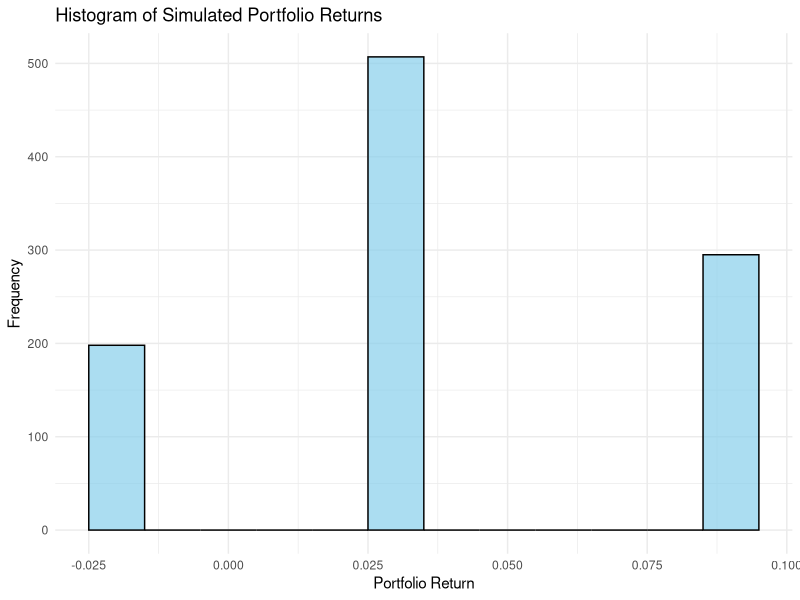

Write R code to recreate this figure.
## ---- chunk 1
# Set seed for reproducibility
set.seed(123)

# Number of simulations
n_simulations <- 1000

# Economic states and probabilities
economic_states <- c("High", "Medium", "Low")
state_probabilities <- c(0.30, 0.50, 0.20)

# Asset returns for each state
returns <- data.frame(
  Asset1 = c(0.08, 0.04, -0.02),
  Asset2 = c(0.12, 0.03, -0.05),
  Asset3 = c(0.05, 0.02, 0.01)
)

# Portfolio weights
weights <- c(0.50, 0.30, 0.20)

# Simulate 1000 economic states using sample function
simulated_states <- sample(economic_states, n_simulations, replace = TRUE, prob = state_probabilities)

# Generate data for all simulations using lapply
simulated_data <- lapply(simulated_states, function(state) {
  state_index <- which(economic_states == state)
  asset_returns <- returns[state_index,]
  portfolio_return <- sum(asset_returns * weights)
  
  # Return as a data frame
  data.frame(State = state, 
             Asset1_Return = as.numeric(asset_returns[1]), 
             Asset2_Return = as.numeric(asset_returns[2]), 
             Asset3_Return = as.numeric(asset_returns[3]), 
             Portfolio_Return = portfolio_return, 
             stringsAsFactors = FALSE)
})

# Convert list of data frames to a single data frame
simulated_df <- do.call(rbind, simulated_data)

# View the first few rows
head(simulated_df)

## ---- chunk 2
# Let us compute the mean return for each Asset and the portfolio as a whole
A1_mean_return <- mean(simulated_df$Asset1_Return)
A2_mean_return <- mean(simulated_df$Asset2_Return)
A3_mean_return <- mean(simulated_df$Asset3_Return)
Portfolio_mean_return <- mean(simulated_df$Portfolio_Return)

#Now let us print this
cat(sprintf("The mean return of Asset1 is %.2f%%\n", A1_mean_return * 100))
cat(sprintf("The mean return of Asset2 is %.2f%%\n", A2_mean_return * 100))
cat(sprintf("The mean return of Asset3 is %.2f%%\n", A3_mean_return * 100))
cat(sprintf("The mean return of the portfolio is %.2f%%\n", Portfolio_mean_return * 100))

#Let's calculate the Asset and portfolio standard deviation now
A1_st_dev <- sd(simulated_df$Asset1_Return)
A2_st_dev <- sd(simulated_df$Asset2_Return)
A3_st_dev <- sd(simulated_df$Asset3_Return)
Portfolio_st_dev <- sd(simulated_df$Portfolio_Return)

#And print this as well,but print some separator in between
cat(rep("*", 39), "\n")
cat(sprintf("Standard deviation of Asset1 returns is %.2f%%\n", A1_st_dev * 100))
cat(sprintf("Standard deviation of Asset2 returns is %.2f%%\n", A2_st_dev * 100))
cat(sprintf("Standard deviation of Asset3 returns is %.2f%%\n", A3_st_dev * 100))
cat(sprintf("Standard deviation of the portfolio returns is %.2f%%\n", Portfolio_st_dev * 100))

## ---- chunk 3
A1_expected_return <- sum(returns$Asset1 * state_probabilities)
A2_expected_return <- sum(returns$Asset2 * state_probabilities)
A3_expected_return <- sum(returns$Asset3 * state_probabilities)
Portfolio_expected_return <- A1_expected_return*weights[1]+A2_expected_return*weights[2]+A3_expected_return*weights[3]
#Let us print this as well
cat(sprintf("The expected return of the portfolio is %.2f%%\n", Portfolio_expected_return * 100))
## ---- chunk 4
var_A1 <- sum((returns$Asset1 - A1_expected_return)^2 * state_probabilities)
var_A2 <- sum((returns$Asset2 - A2_expected_return)^2 * state_probabilities)
var_A3 <- sum((returns$Asset3 - A3_expected_return)^2 * state_probabilities)

# Calculate covariance between assets
cov_A1_A2 <- sum((returns$Asset1 - A1_expected_return) * (returns$Asset2 - A2_expected_return) * state_probabilities)
cov_A1_A3 <- sum((returns$Asset1 - A1_expected_return) * (returns$Asset3 - A3_expected_return) * state_probabilities)
cov_A2_A3 <- sum((returns$Asset2 - A2_expected_return) * (returns$Asset3 - A3_expected_return) * state_probabilities)

# Portfolio variance formula
expected_portfolio_variance <- (weights[1]^2 * var_A1) + (weights[2]^2 * var_A2) + (weights[3]^2 * var_A3) +
  2 * (weights[1] * weights[2] * cov_A1_A2 + weights[1] * weights[3] * cov_A1_A3 + weights[2] * weights[3] * cov_A2_A3)
expected_portfolio_st_dev <- sqrt(expected_portfolio_variance)

cat(sprintf("The expected portfolio returns standard deviation is %.2f%%\n", expected_portfolio_st_dev * 100))
## ---- chunk 5
#We can also confirm this by comparing the theoretical probability of each state, and the relative frequency with which they appear in simulated_states

# Calculate the observed frequency of each state
simulated_states_freq <- table(simulated_states) / length(simulated_states)

# Convert the frequency table into a data frame and ensure it aligns with economic_states
observed_freq <- as.vector(simulated_states_freq[match(economic_states, names(simulated_states_freq))])

# Create the data frame with the correct columns
States_check <- data.frame(
  State = economic_states,
  Theoretical_probability = state_probabilities,
  Observed_frequency = observed_freq
)

# View the first few rows
head(States_check)
## ---- chunk 6
library(ggplot2)

# Create the histogram of simulated portfolio returns
ggplot(simulated_df, aes(x = Portfolio_Return)) +
  geom_histogram(binwidth = 0.01, fill = "skyblue", color = "black", alpha = 0.7) +
  labs(
    title = "Histogram of Simulated Portfolio Returns",
    x = "Portfolio Return",
    y = "Frequency"
  ) +
  theme_minimal()
## ---- chunk 7

set.seed(150)

# Number of simulations
n_simulations <- 1000

# Economic states and probabilities
economic_states <- c("High", "Medium", "Low")
state_probabilities <- c(0.30, 0.50, 0.20)

# Asset returns for each state
returns <- data.frame(
  Asset1 = c(0.08, 0.04, -0.02),
  Asset2 = c(0.12, 0.03, -0.05),
  Asset3 = c(0.05, 0.02, 0.01),
  Asset4 = c(0.15, 0.10, -0.10), #ETF following the Nasdaq index for example
  Asset5 = c(-0.04, 0.04, 0.08)  #ETF following some emerging market with difference business cycles
)

# Portfolio weights
weights <- c(0.20, 0.20, 0.20, 0.25, 0.15)

# Simulate 1000 economic states using sample function
simulated_states <- sample(economic_states, n_simulations, replace = TRUE, prob = state_probabilities)

# Generate data for all simulations using lapply
simulated_data <- lapply(simulated_states, function(state) {
  state_index <- which(economic_states == state)
  asset_returns <- returns[state_index,]
  portfolio_return <- sum(asset_returns * weights)
  
  # Return as a data frame
  data.frame(State = state, 
             Asset1_Return = as.numeric(asset_returns[1]), 
             Asset2_Return = as.numeric(asset_returns[2]), 
             Asset3_Return = as.numeric(asset_returns[3]),
             Asset4_Return = as.numeric(asset_returns[4]),
             Asset5_Return = as.numeric(asset_returns[5]),
             Portfolio_Return = portfolio_return, 
             stringsAsFactors = FALSE)
})

# Convert list of data frames to a single data frame
simulated_df <- do.call(rbind, simulated_data)

# View the first few rows
head(simulated_df)


# Let us compute the mean return for each Asset and the portfolio as a whole
A1_mean_return <- mean(simulated_df$Asset1_Return)
A2_mean_return <- mean(simulated_df$Asset2_Return)
A3_mean_return <- mean(simulated_df$Asset3_Return)
A4_mean_return <- mean(simulated_df$Asset4_Return)
A5_mean_return <- mean(simulated_df$Asset5_Return)
Portfolio_mean_return <- mean(simulated_df$Portfolio_Return)

#Now let us print this
cat(sprintf("The mean return of Asset1 is %.2f%%\n", A1_mean_return * 100))
cat(sprintf("The mean return of Asset2 is %.2f%%\n", A2_mean_return * 100))
cat(sprintf("The mean return of Asset3 is %.2f%%\n", A3_mean_return * 100))
cat(sprintf("The mean return of Asset4 is %.2f%%\n", A4_mean_return * 100))
cat(sprintf("The mean return of Asset5 is %.2f%%\n", A5_mean_return * 100))
cat(sprintf("The mean return of the portfolio is %.2f%%\n", Portfolio_mean_return * 100))

#Let's calculate the Asset and portfolio standard deviation now
A1_st_dev <- sd(simulated_df$Asset1_Return)
A2_st_dev <- sd(simulated_df$Asset2_Return)
A3_st_dev <- sd(simulated_df$Asset3_Return)
A4_st_dev <- sd(simulated_df$Asset4_Return)
A5_st_dev <- sd(simulated_df$Asset5_Return)
Portfolio_st_dev <- sd(simulated_df$Portfolio_Return)

#And print this as well,but print some separator in between
cat(rep("*", 39), "\n")
cat(sprintf("Standard deviation of Asset1 returns is %.2f%%\n", A1_st_dev * 100))
cat(sprintf("Standard deviation of Asset2 returns is %.2f%%\n", A2_st_dev * 100))
cat(sprintf("Standard deviation of Asset3 returns is %.2f%%\n", A3_st_dev * 100))
cat(sprintf("Standard deviation of Asset4 returns is %.2f%%\n", A4_st_dev * 100))
cat(sprintf("Standard deviation of Asset5 returns is %.2f%%\n", A5_st_dev * 100))
cat(sprintf("Standard deviation of the portfolio is %.2f%%\n", Portfolio_st_dev * 100))
